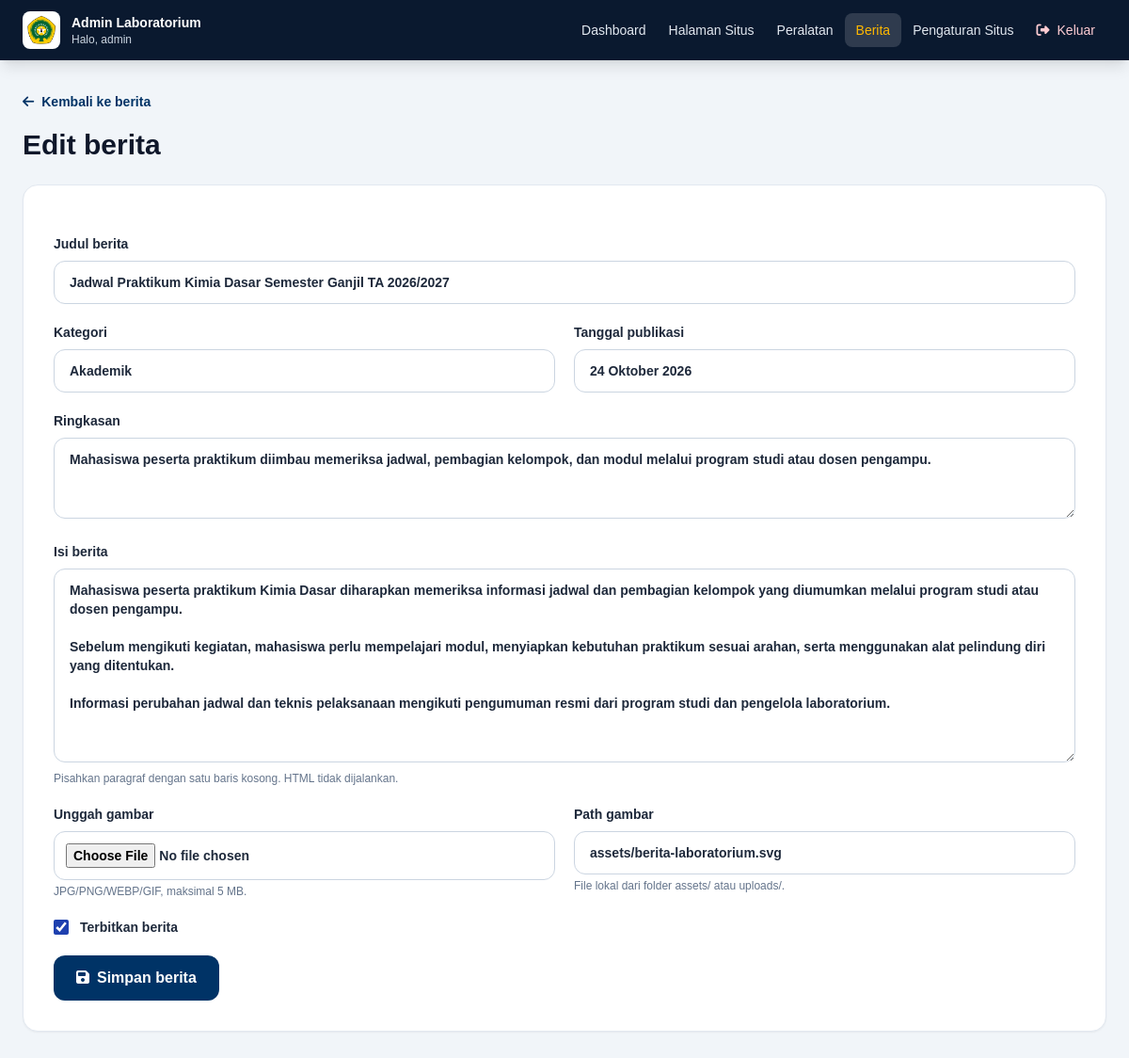
The app's page /admin/news-edit.php?slug=jadwal-praktikum-kimia-dasar (signed in) with its own data.
### tables this page shows
CREATE TABLE news (
            id INTEGER PRIMARY KEY AUTOINCREMENT,
            slug TEXT NOT NULL UNIQUE,
            title TEXT NOT NULL,
            category TEXT NOT NULL DEFAULT "",
            published_at TEXT NOT NULL DEFAULT "",
            summary TEXT NOT NULL DEFAULT "",
            body TEXT NOT NULL DEFAULT "",
            image_path TEXT NOT NULL DEFAULT "",
            published INTEGER NOT NULL DEFAULT 1,
            views INTEGER NOT NULL DEFAULT 0,
            created_at TEXT NOT NULL DEFAULT CURRENT_TIMESTAMP,
            updated_at TEXT NOT NULL DEFAULT CURRENT_TIMESTAMP
        );

### app/bootstrap.php (called while the page is built, shortened)
<?php
function h($value)
{
    return htmlspecialchars((string) $value, ENT_QUOTES | ENT_SUBSTITUTE, 'UTF-8');
}

### admin/news-edit.php (the view, shortened to what this page needs)
<?php
require_once __DIR__ . '/bootstrap.php';
$slug = isset($_GET['slug']) && is_string($_GET['slug']) ? trim($_GET['slug']) : '';
$editing = $slug !== '';
$article = ['slug' => '', 'title' => '', 'category' => '', 'published_at' => date('Y-m-d'), 'summary' => '', 'body' => '', 'image_path' => '', 'published' => 1];
if ($editing) {
    $statement = $db->prepare('SELECT * FROM news WHERE slug=?');
    $statement->execute([$slug]);
    $article = $statement->fetch();
}
?>
<div class="mb-6"><a href="news.php" class="text-sm font-bold text-undanaBlue hover:underline"><i class="fa-solid fa-arrow-left mr-2"></i>Kembali ke berita</a><h1 class="mt-4 text-3xl font-extrabold text-slate-900"><?= $editing ? 'Edit berita' : 'Tulis berita' ?></h1></div>
<form method="post" enctype="multipart/form-data" class="space-y-5 rounded-2xl border border-slate-200 bg-white p-5 shadow-sm sm:p-8">
    <div class="grid gap-5 sm:grid-cols-2">
        <label class="block text-sm font-semibold sm:col-span-2">Judul berita<input name="title" value="<?= h($article['title']) ?>" required class="mt-2 w-full rounded-xl border border-slate-300 px-4 py-3"></label>
        <label class="block text-sm font-semibold">Kategori<input name="category" value="<?= h($article['category']) ?>" required class="mt-2 w-full rounded-xl border border-slate-300 px-4 py-3"></label>
        <label class="block text-sm font-semibold">Tanggal publikasi<input name="published_at" value="<?= h($article['published_at']) ?>" placeholder="27 Oktober 2026" class="mt-2 w-full rounded-xl border border-slate-300 px-4 py-3"></label>
        <label class="block text-sm font-semibold sm:col-span-2">Ringkasan<textarea name="summary" rows="3" required class="mt-2 w-full rounded-xl border border-slate-300 px-4 py-3"><?= h($article['summary']) ?></textarea></label>
        <label class="block text-sm font-semibold sm:col-span-2">Isi berita<textarea name="body" rows="9" required class="mt-2 w-full rounded-xl border border-slate-300 px-4 py-3"><?= h($article['body']) ?></textarea><span class="mt-1 block text-xs font-normal text-slate-500">Pisahkan paragraf dengan satu baris kosong. HTML tidak dijalankan.</span></label>
        <label class="block text-sm font-semibold">Unggah gambar<input type="file" name="image" accept="image/jpeg,image/png,image/webp,image/gif" class="mt-2 block w-full rounded-xl border border-slate-300 px-3 py-3 text-sm"><span class="mt-1 block text-xs font-normal text-slate-500">JPG/PNG/WEBP/GIF, maksimal 5 MB.</span></label>
        <label class="block text-sm font-semibold">Path gambar<input name="image_path" value="<?= h($article['image_path']) ?>" placeholder="assets/berita-laboratorium.svg" class="mt-2 w-full rounded-xl border border-slate-300 px-4 py-3"><span class="mt-1 block text-xs font-normal text-slate-500">File lokal dari folder assets/ atau uploads/.</span></label>
        <label class="flex items-center gap-3 text-sm font-semibold"><input type="checkbox" name="published" value="1" <?= $article['published'] ? 'checked' : '' ?> class="h-4 w-4 accent-blue-800">Terbitkan berita</label>
    </div>
    <button class="rounded-xl bg-undanaBlue px-6 py-3 font-bold text-white hover:bg-blue-900"><i class="fa-solid fa-floppy-disk mr-2"></i>Simpan berita</button>
</form>

### admin/bootstrap.php (style rules this page uses)
body { font-family:Arial,sans-serif }

### records on screen
news: title "Jadwal Praktikum Kimia Dasar Semester Ganjil TA 2026/2027", category "Akademik", published_at "24 Oktober 2026", summary "Mahasiswa peserta praktikum diimbau memeriksa jadwal, pembagian kelompok, dan modul melalui program studi atau dosen pengampu.", body "Mahasiswa peserta praktikum Kimia Dasar diharapkan memeriksa informasi jadwal dan pembagian kelompok yang diumumkan melalui program studi atau dosen pengampu. Sebelum mengikuti kegiatan, mahasiswa perlu mempelajari modul, menyiapkan kebutuhan praktikum sesuai arahan, serta menggunakan alat pelindung diri yang ditentukan. Informasi perubahan jadwal dan teknis pelaksanaan mengikuti pengumuman resmi dari program studi dan pengelola laboratorium.", image_path "assets/berita-laboratorium.svg", published "☑"

### other values on screen
$adminName "admin"
$label "Dashboard"
$label "Halaman Situs"
$label "Peralatan"
$label "Berita"
$label "Pengaturan Situs"
